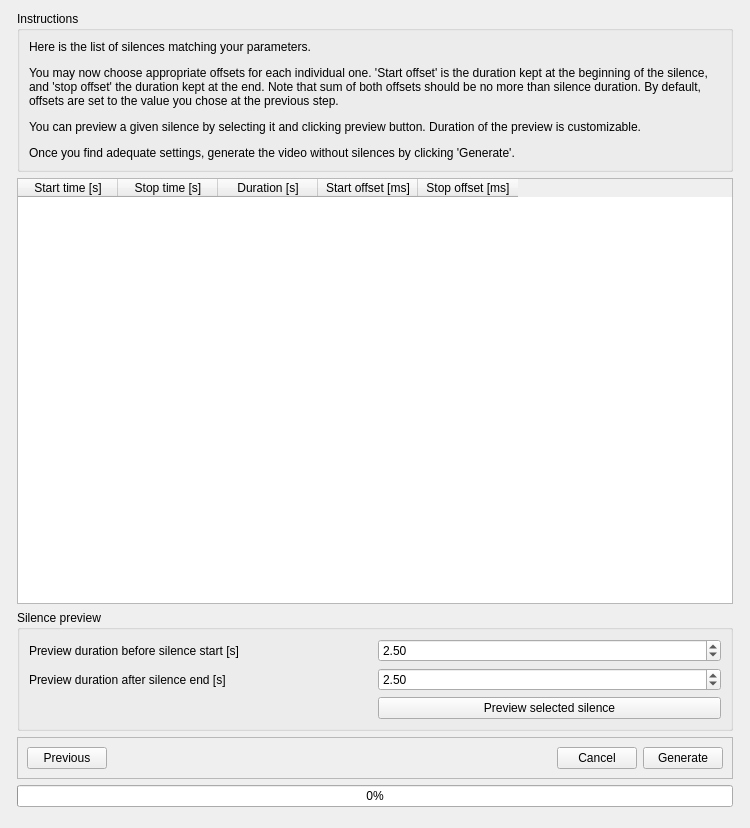
<?xml version="1.0" encoding="UTF-8"?>
<ui version="4.0">
 <class>Form</class>
 <widget class="QWidget" name="Form">
  <property name="geometry">
   <rect>
    <x>0</x>
    <y>0</y>
    <width>750</width>
    <height>828</height>
   </rect>
  </property>
  <property name="windowTitle">
   <string>SilenceRemover</string>
  </property>
  <layout class="QGridLayout" name="gridLayout">
   <item row="4" column="1">
    <widget class="QFrame" name="frame">
     <property name="frameShape">
      <enum>QFrame::StyledPanel</enum>
     </property>
     <property name="frameShadow">
      <enum>QFrame::Raised</enum>
     </property>
     <layout class="QHBoxLayout" name="horizontalLayout">
      <item>
       <widget class="QPushButton" name="previous_push_button">
        <property name="text">
         <string>Previous</string>
        </property>
       </widget>
      </item>
      <item>
       <spacer name="horizontalSpacer">
        <property name="orientation">
         <enum>Qt::Horizontal</enum>
        </property>
        <property name="sizeHint" stdset="0">
         <size>
          <width>40</width>
          <height>20</height>
         </size>
        </property>
       </spacer>
      </item>
      <item>
       <widget class="QPushButton" name="quit_push_button">
        <property name="text">
         <string>Cancel</string>
        </property>
       </widget>
      </item>
      <item>
       <widget class="QPushButton" name="generate_push_button">
        <property name="text">
         <string>Generate</string>
        </property>
       </widget>
      </item>
     </layout>
    </widget>
   </item>
   <item row="3" column="1">
    <widget class="QGroupBox" name="groupBox_2">
     <property name="title">
      <string>Silence preview</string>
     </property>
     <layout class="QGridLayout" name="gridLayout_3">
      <item row="0" column="0">
       <widget class="QLabel" name="label_2">
        <property name="text">
         <string>Preview duration before silence start [s]</string>
        </property>
       </widget>
      </item>
      <item row="1" column="0">
       <widget class="QLabel" name="label_3">
        <property name="text">
         <string>Preview duration after silence end [s]</string>
        </property>
       </widget>
      </item>
      <item row="1" column="1">
       <widget class="QDoubleSpinBox" name="playtime_after_spin_box">
        <property name="minimum">
         <double>0.500000000000000</double>
        </property>
        <property name="singleStep">
         <double>0.500000000000000</double>
        </property>
        <property name="value">
         <double>2.500000000000000</double>
        </property>
       </widget>
      </item>
      <item row="2" column="1">
       <widget class="QPushButton" name="silence_preview_push_button">
        <property name="text">
         <string>Preview selected silence</string>
        </property>
       </widget>
      </item>
      <item row="0" column="1">
       <widget class="QDoubleSpinBox" name="playtime_before_spin_box">
        <property name="minimum">
         <double>0.500000000000000</double>
        </property>
        <property name="singleStep">
         <double>0.500000000000000</double>
        </property>
        <property name="value">
         <double>2.500000000000000</double>
        </property>
       </widget>
      </item>
     </layout>
    </widget>
   </item>
   <item row="5" column="1">
    <widget class="QProgressBar" name="progress_bar">
     <property name="sizePolicy">
      <sizepolicy hsizetype="MinimumExpanding" vsizetype="Maximum">
       <horstretch>0</horstretch>
       <verstretch>0</verstretch>
      </sizepolicy>
     </property>
     <property name="value">
      <number>0</number>
     </property>
    </widget>
   </item>
   <item row="6" column="1">
    <spacer name="verticalSpacer">
     <property name="orientation">
      <enum>Qt::Vertical</enum>
     </property>
     <property name="sizeType">
      <enum>QSizePolicy::Fixed</enum>
     </property>
     <property name="sizeHint" stdset="0">
      <size>
       <width>20</width>
       <height>10</height>
      </size>
     </property>
    </spacer>
   </item>
   <item row="2" column="1">
    <widget class="QTableWidget" name="silence_list_table_widget">
     <column>
      <property name="text">
       <string>Start time [s]</string>
      </property>
     </column>
     <column>
      <property name="text">
       <string>Stop time [s]</string>
      </property>
     </column>
     <column>
      <property name="text">
       <string>Duration [s]</string>
      </property>
     </column>
     <column>
      <property name="text">
       <string>Start offset [ms]</string>
      </property>
     </column>
     <column>
      <property name="text">
       <string>Stop offset [ms]</string>
      </property>
     </column>
    </widget>
   </item>
   <item row="1" column="1">
    <widget class="QGroupBox" name="groupBox">
     <property name="title">
      <string>Instructions</string>
     </property>
     <layout class="QGridLayout" name="gridLayout_2">
      <item row="1" column="0">
       <widget class="QLabel" name="label">
        <property name="text">
         <string>&lt;html&gt;&lt;head/&gt;&lt;body&gt;&lt;p&gt;Here is the list of silences matching your parameters. &lt;/p&gt;&lt;p&gt;You may now choose appropriate offsets for each individual one. 'Start offset' is the duration kept at the beginning of the silence, and 'stop offset' the duration kept at the end. Note that sum of both offsets should be no more than silence duration. By default, offsets are set to the value you chose at the previous step.&lt;/p&gt;&lt;p&gt;You can preview a given silence by selecting it and clicking preview button. Duration of the preview is customizable.&lt;/p&gt;&lt;p&gt;Once you find adequate settings, generate the video without silences by clicking 'Generate'.&lt;/p&gt;&lt;/body&gt;&lt;/html&gt;</string>
        </property>
        <property name="wordWrap">
         <bool>true</bool>
        </property>
       </widget>
      </item>
     </layout>
    </widget>
   </item>
   <item row="5" column="0">
    <spacer name="horizontalSpacer_2">
     <property name="orientation">
      <enum>Qt::Horizontal</enum>
     </property>
     <property name="sizeType">
      <enum>QSizePolicy::Fixed</enum>
     </property>
     <property name="sizeHint" stdset="0">
      <size>
       <width>6</width>
       <height>20</height>
      </size>
     </property>
    </spacer>
   </item>
   <item row="4" column="2">
    <spacer name="horizontalSpacer_3">
     <property name="orientation">
      <enum>Qt::Horizontal</enum>
     </property>
     <property name="sizeType">
      <enum>QSizePolicy::Fixed</enum>
     </property>
     <property name="sizeHint" stdset="0">
      <size>
       <width>6</width>
       <height>20</height>
      </size>
     </property>
    </spacer>
   </item>
  </layout>
 </widget>
 <resources/>
 <connections/>
</ui>
